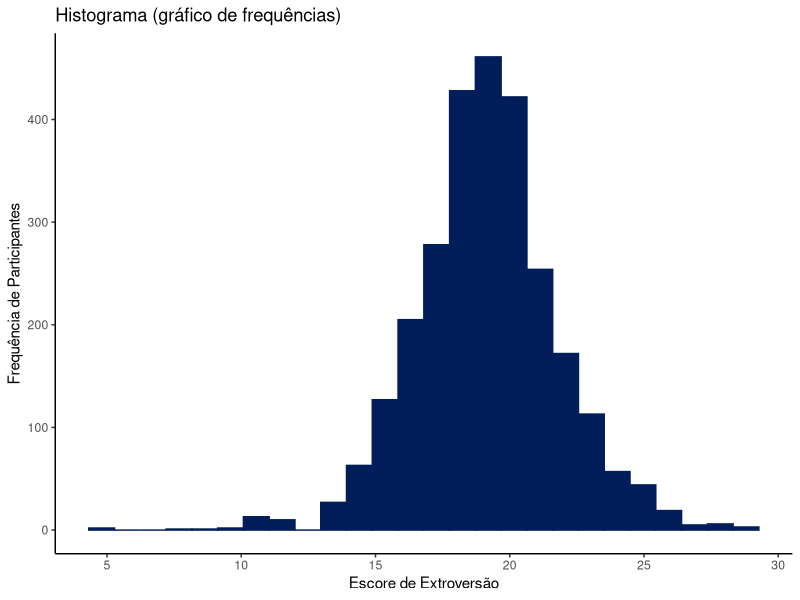
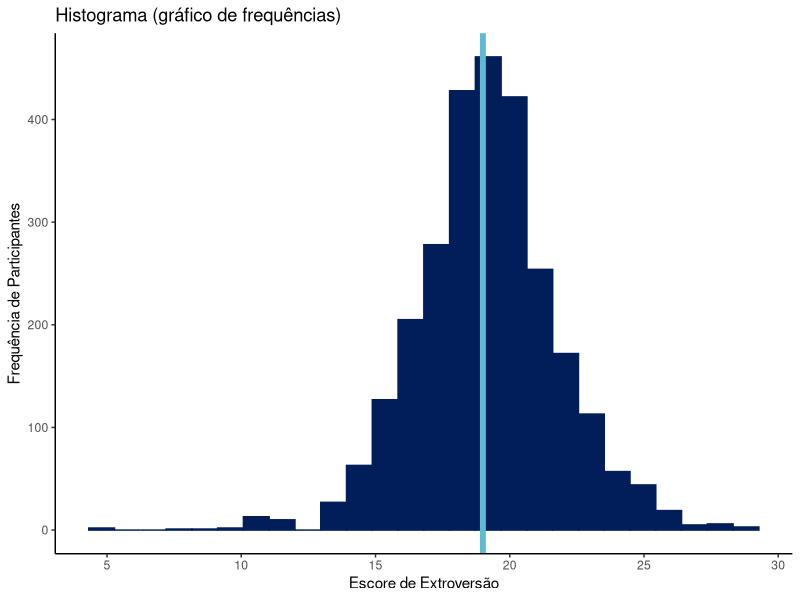
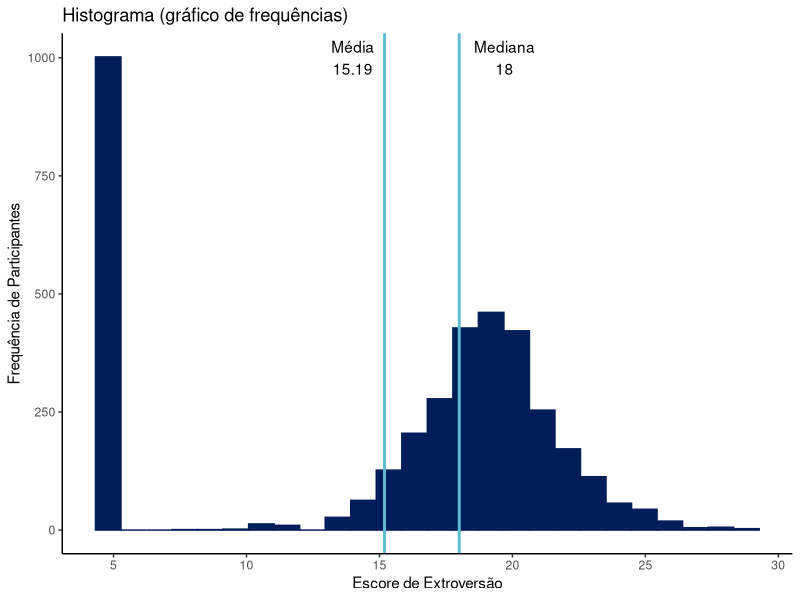
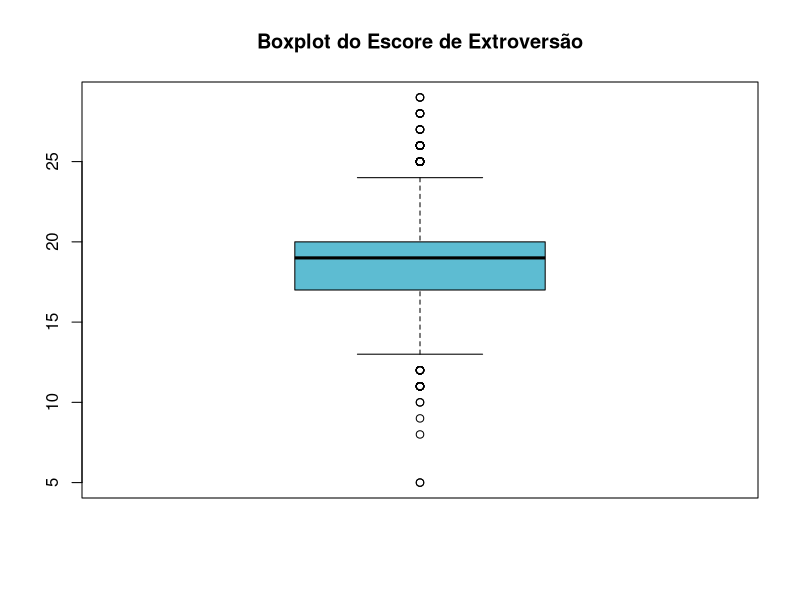
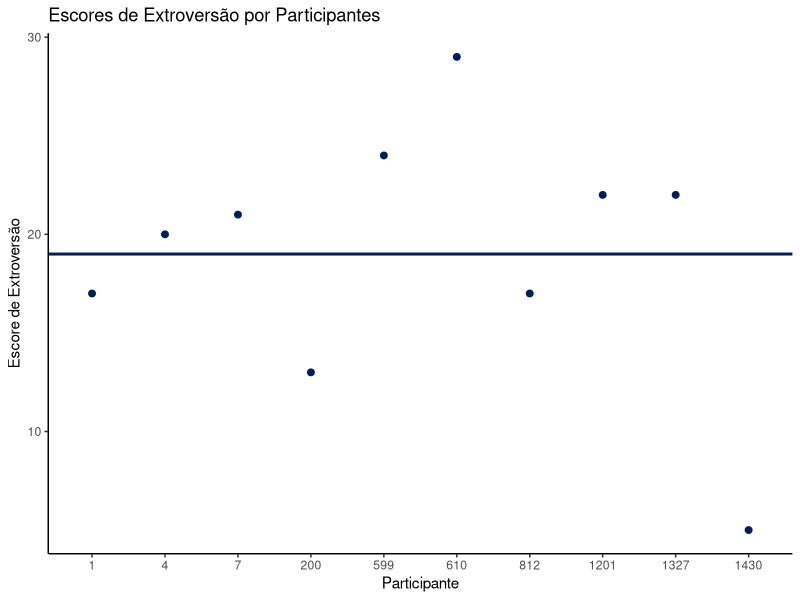
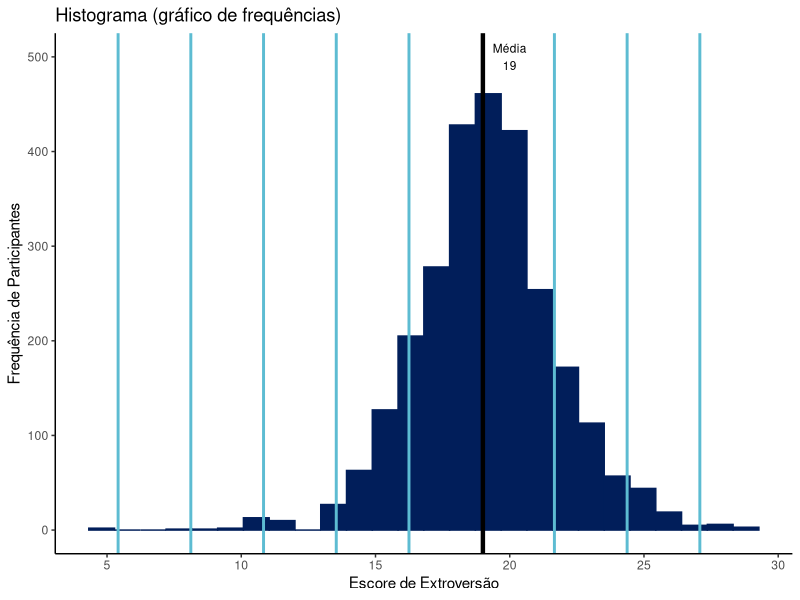

Here is the R script that generated these plots, in order:
################## Medidas Comuns ###################

#' Autor: Gabriel R. R.

#' O código inicial, em R, está disponível nesse link:

#' Essa apresentação, em RMarkdown, está disponível nesse link:

#' Todo esse código pode ser rodado direto no R.
#' Tudo o que inicia com "#" ou "#'" são comentários, e não são computados pelo R.

####################################################

# Considerações iniciais ##########################


# Lendo pacote e vendo o banco
library(psych) # caso não tenha, instale assim: install.packages('psych', dependencies = TRUE)
head(bfi) # vendo o banco

# Criando a variável 'extroversao' ####
library(dplyr) # caso não tenha, instale assim: install.packages('dplyr', dependencies = TRUE)
bfi <- bfi %>% rowwise() %>% mutate(extroversao = sum(E1, E2, E3, E4, E5))

# Criando coluna 'id', de identificação ####
bfi$id <- 1:nrow(bfi)
bfi$id <- as.factor(bfi$id)

# Distribuição de extroversão ####
library(ggplot2) # caso não tenha, instale assim: install.packages('ggplot2', dependencies = TRUE)
histograma1 <- 
  # Construção inicial
  ggplot(bfi,
         aes(x = extroversao)) +
  geom_histogram(bins = 26, color = '#011e5a', fill = '#011e5a') +
  
  # Rótulos
  xlab('Escore de Extroversão') +
  ylab('Frequência de Participantes') +
  labs(title = 'Histograma (gráfico de frequências)') +
  
  # X-axis ticks
  scale_x_continuous(breaks = c(0, 5, 10, 15, 20, 25, 30)) +
  
  # Tema
  theme_classic()

histograma1

# Valores de medidas centrais

# Média
mean(bfi$extroversao, na.rm = T)

# Mediana
median(bfi$extroversao, na.rm = T)

# Desenhando moda e média
histograma2 <- 
  # Construção inicial
  ggplot(bfi,
         aes(x = extroversao)) +
  geom_histogram(bins = 26, color = '#011e5a', fill = '#011e5a') +
  
  # Rótulos
  xlab('Escore de Extroversão') +
  ylab('Frequência de Participantes') +
  labs(title = 'Histograma (gráfico de frequências)') +
  
  # Linha vertical - moda e média
  geom_vline(xintercept = 19, size = 2, col = '#5dbcd2') +
  
  # X-axis ticks
  scale_x_continuous(breaks = c(0, 5, 10, 15, 20, 25, 30)) +
  
  # Tema
  theme_classic()

histograma2

# Média ou mediana?
extroversao <- bfi$extroversao
extroversao <- c(extroversao, rep(5, 1000))
extroversao <- as.data.frame(extroversao)

mean(extroversao$extroversao, na.rm = TRUE)
median(extroversao$extroversao, na.rm = TRUE)

histograma3 <- 
  # Construção inicial
  ggplot(extroversao,
         aes(x = extroversao)) +
  geom_histogram(bins = 26, color = '#011e5a', fill = '#011e5a') +
  
  # Rótulos
  xlab('Escore de Extroversão') +
  ylab('Frequência de Participantes') +
  labs(title = 'Histograma (gráfico de frequências)') +
  
  # Linha vertical - média e mediana
  geom_vline(xintercept = 15.19, size = 1, col = '#5dbcd2') +
  geom_vline(xintercept = 18, size = 1, col = '#5dbcd2') +
  
  # Anotação
  annotate(geom = 'text', x = 14, y = 1000, label = 'Média\n15.19') +
  annotate(geom = 'text', x = 19.7, y = 1000, label = 'Mediana\n18') +
  
  
  # X-axis ticks
  scale_x_continuous(breaks = c(0, 5, 10, 15, 20, 25, 30)) +
  
  # Tema
  theme_classic()

histograma3

#' A mediana é uma melhor representação da medida central da maioria dos casos 
#' quando temos situações extremas no nosso banco de dados.

# Boxplot ####
# Boxplot se utiliza da mediana!
boxplot(bfi$extroversao, 
        notch = F, col = '#5dbcd2',
        main = 'Boxplot do Escore de Extroversão')

# Escolhendo 10 casos (10 linhas) ####
bfi_dezcasos <- bfi[c(1, 4, 7, 200, 599, 610, 812, 1201, 1327, 1430), ]

# Excluindo tudo que não é extroversão, gênero, educação e idade ####
# O operador : representa um intervalo
bfi_dezcasos <- bfi_dezcasos %>% select(-c(A1:C5,N1:O5))
bfi_dezcasos

# 10 participantes
pontos1 <- 
  # Construção inicial
  ggplot(bfi_dezcasos,
         aes(x = id, y = extroversao)) +
  geom_point(color = '#011e5a', size = 2) +
  
  # Linha horizontal da média
  geom_hline(yintercept = 19, size = 1, col = '#011e5a') +
  
  # Rótulos
  xlab('Participante') +
  ylab('Escore de Extroversão') +
  labs(title = 'Escores de Extroversão por Participantes') +
  
  # Tema
  theme_classic()

pontos1

# Avaliando erro no pequeno dataset ####
erros <- bfi_dezcasos$extroversao - 19
sum(erros)

# Avaliando erro em todo dataset
erros_todo_bfi <- bfi$extroversao - mean(bfi$extroversao, na.rm = T)
sum(erros_todo_bfi, na.rm = TRUE)

# Avaliando erro ao quadrado no pequeno dataset
sum(erros^2)

# Calculando variância - bfi_dezcasos
sum(erros^2)/(nrow(bfi_dezcasos) - 1)

#' a função `var()` calcula a variância!
#' quando usar, lembre de adicionar o `na.rm = TRUE` caso possua valores vazios
var(bfi_dezcasos$extroversao)

# Veja como ambas operações são a mesma coisa
sum(erros^2)/(nrow(bfi_dezcasos) - 1) == var(bfi_dezcasos$extroversao)

# Calculando variância de todo dataset ####
var(bfi$extroversao, na.rm = TRUE)

# Calculando desvio-padrão
sqrt(var(bfi$extroversao, na.rm = TRUE))

#' a função `sd()` calcula o desvio-padrão!
#' quando usar, lembre de adicionar o `na.rm = TRUE` caso possua valores vazios
sd(bfi$extroversao, na.rm = TRUE)

# Veja como ambas operações são a mesma coisa
sqrt(var(bfi$extroversao, na.rm = TRUE)) == sd(bfi$extroversao, na.rm = TRUE)

# Visualizando desvios-padrões
histograma4 <- 
  # Construção inicial
  ggplot(bfi,
         aes(x = extroversao)) +
  geom_histogram(bins = 26, color = '#011e5a', fill = '#011e5a') +
  
  # Rótulos
  xlab('Escore de Extroversão') +
  ylab('Frequência de Participantes') +
  labs(title = 'Histograma (gráfico de frequências)') +
  
  # Linha vertical e anotação da média
  geom_vline(xintercept = 19, size = 1.5, col = 'black') +
  annotate(geom = 'text', x = 20, y = 500, label = 'Média\n19', size = 3) +
  
  # Desvios-padrões < Média
  geom_vline(xintercept = 16.24687, size = 1, col = '#5dbcd2') +
  geom_vline(xintercept = 13.53834, size = 1, col = '#5dbcd2') +
  geom_vline(xintercept = 10.82981, size = 1, col = '#5dbcd2') +
  geom_vline(xintercept = 8.121278, size = 1, col = '#5dbcd2') +
  geom_vline(xintercept = 5.412748, size = 1, col = '#5dbcd2') +
  
  # Desvios-padrões > Média
  geom_vline(xintercept = 21.66393, size = 1, col = '#5dbcd2') +
  geom_vline(xintercept = 24.37246, size = 1, col = '#5dbcd2') +
  geom_vline(xintercept = 27.08099, size = 1, col = '#5dbcd2') +
  
  # X-axis ticks
  scale_x_continuous(breaks = c(0, 5, 10, 15, 20, 25, 30)) +
  
  # Tema
  theme_classic()

histograma4
